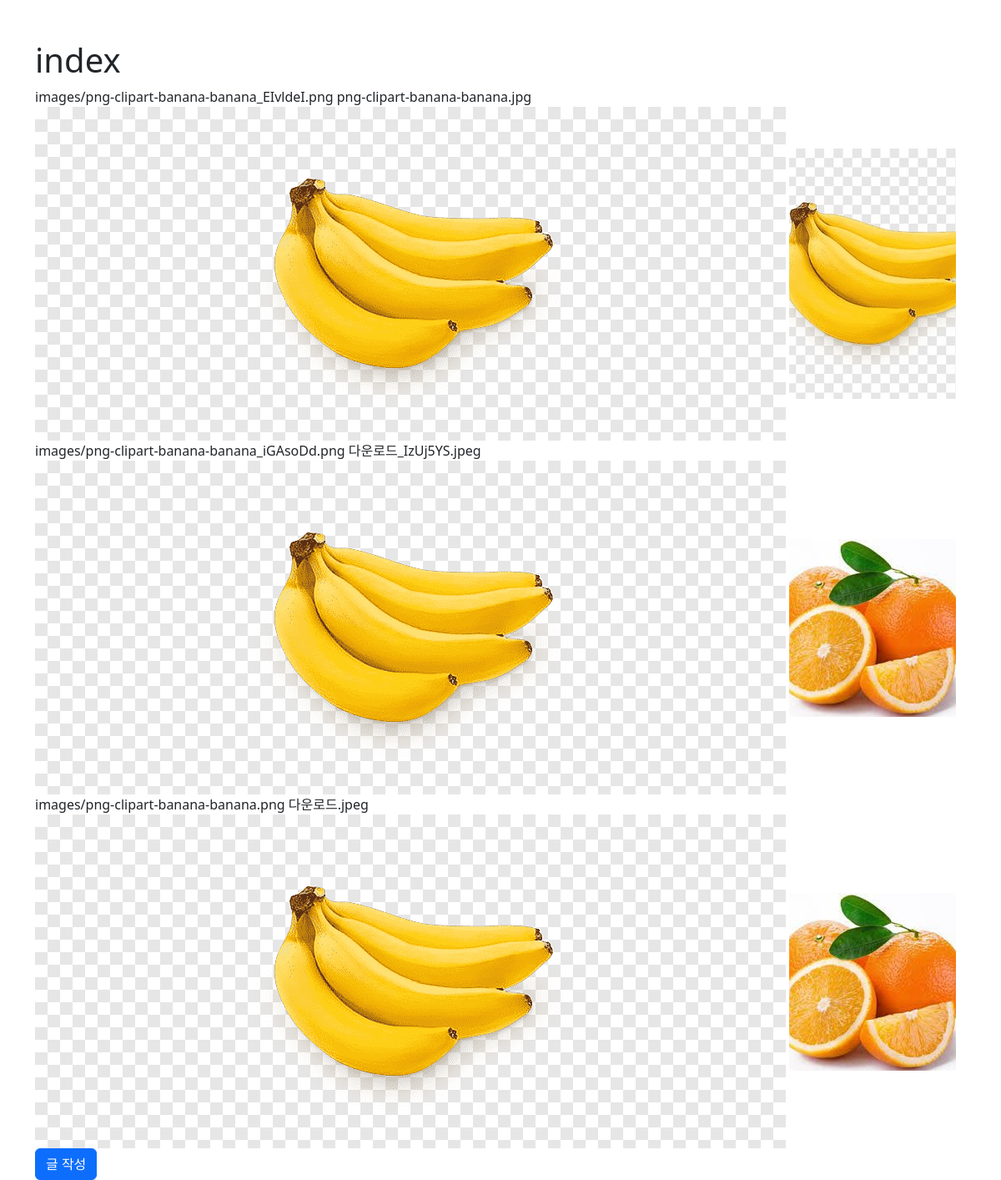
The app's page /articles/ with its own data.
### articles/models.py (models this page shows)
class Article(models.Model):
    title = models.CharField(max_length=30)
    content = models.TextField()
    username = models.CharField(max_length=20)
    image = models.ImageField(upload_to="images/", blank=True, null=True)
    thumbnail = ProcessedImageField(
        blank=True,
        processors=[Thumbnail(200, 300)],
        format="JPEG",
        options={"quality": 90},
    )
    created_at = models.DateTimeField(auto_now_add=True)

### articles/views.py (the view)
# urls.py: path("", views.index, name="index"),
def index(request):
    articles = Article.objects.all().order_by("-pk")
    context = {
        "articles": articles,
    }
    return render(request, "articles/index.html", context)

### articles/templates/articles/index.html
{% extends 'base.html' %}
{% block body %}
  <h1>index</h1>
  {% for article in articles %}
    {{ article.image }}
    {{ article.thumbnail }}
    <img src="{{ article.image.url }}" alt="">
    <img src="{{ article.thumbnail.url }}" alt="">
  {% endfor %}
  <button class="btn btn-primary">
    <a href="{% url 'articles:create' %}" class="text-white text-decoration-none">글 작성</a>
  </button>
{% endblock body %}

### templates/base.html (shortened to what this page needs)
{% load static %}
{% load django_bootstrap5 %}
<!DOCTYPE html>
<html lang="en">
  <head>
    {% bootstrap_css %}
  </head>
  <body>
    <div class="container mt-5">
      {% block body %}{% endblock body %}
    </div>
  </body>
</html>

### records on screen
Article: image "images/png-clipart-banana-banana_EIvldeI.png", thumbnail "png-clipart-banana-banana.jpg", image (picture), thumbnail (picture)
Article: image "images/png-clipart-banana-banana_iGAsoDd.png", thumbnail "다운로드_IzUj5YS.jpeg", image (picture), thumbnail (picture)
Article: image "images/png-clipart-banana-banana.png", thumbnail "다운로드.jpeg", image (picture), thumbnail (picture)
